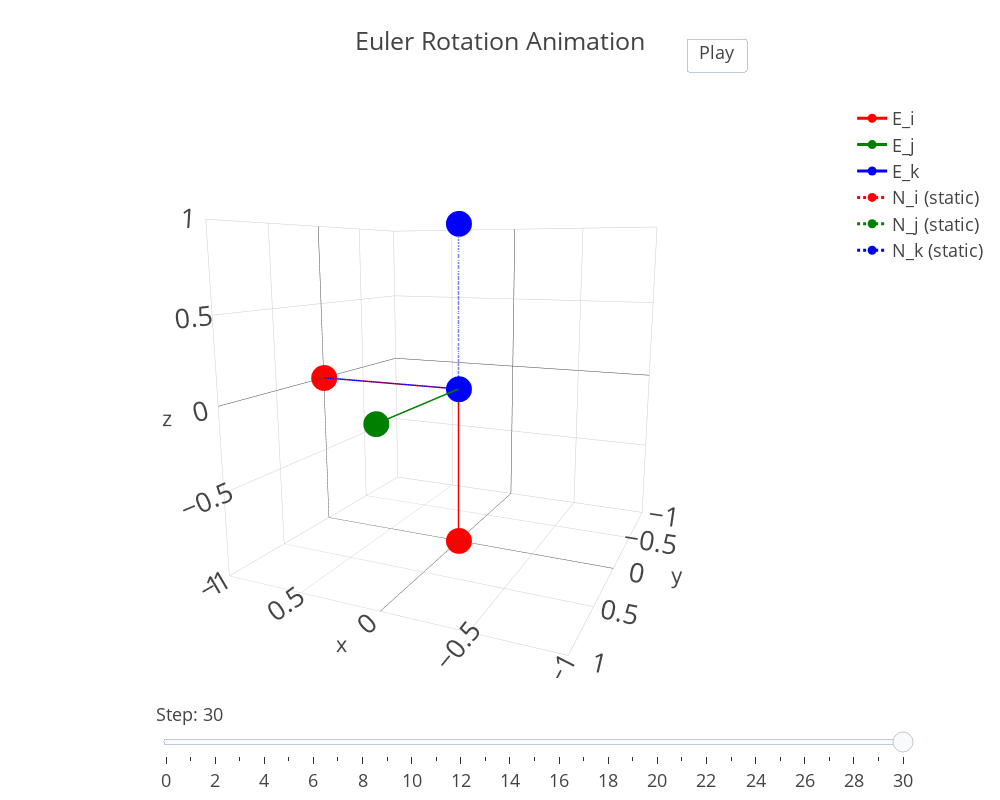

The code cell stored with this chart in its notebook:
### Code cell
fig = euler_rotation_animation('321', 45, 90, 45)
iplot(fig)

### Figure 1 — Plotly figure (JSON) as saved in the notebook; plotly's stock layout.template omitted (floating-point values rounded to 4 significant figures)
{"data": [{"marker": {"color": "red"}, "mode": "lines+markers", "name": "E_i", "type": "scatter3d", "x": [0, 4.33e-17], "y": [0, 4.33e-17], "z": [0, -1]}, {"marker": {"color": "green"}, "mode": "lines+markers", "name": "E_j", "type": "scatter3d", "x": [0, -4.266e-17], "y": [0, 1.0], "z": [0, 4.33e-17]}, {"marker": {"color": "blue"}, "mode": "lines+markers", "name": "E_k", "type": "scatter3d", "x": [0, 1.0], "y": [0, -4.266e-17], "z": [0, 4.33e-17]}, {"line": {"color": "red", "dash": "dot"}, "marker": {"color": "red"}, "mode": "lines+markers", "name": "N_i (static)", "type": "scatter3d", "x": [0, 1], "y": [0, 0], "z": [0, 0]}, {"line": {"color": "green", "dash": "dot"}, "marker": {"color": "green"}, "mode": "lines+markers", "name": "N_j (static)", "type": "scatter3d", "x": [0, 0], "y": [0, 1], "z": [0, 0]}, {"line": {"color": "blue", "dash": "dot"}, "marker": {"color": "blue"}, "mode": "lines+markers", "name": "N_k (static)", "type": "scatter3d", "x": [0, 0], "y": [0, 0], "z": [0, 1]}], "layout": {"height": 800, "scene": {"aspectmode": "cube", "aspectratio": {"x": 1, "y": 1, "z": 1}, "camera": {"center": {"x": 0, "y": 0, "z": 0}, "eye": {"x": -0.8651, "y": 1.943, "z": 0.4069}, "projection": {"type": "perspective"}, "up": {"x": 0, "y": 0, "z": 1}}, "xaxis": {"autorange": false, "range": [-1, 1], "type": "linear"}, "yaxis": {"autorange": false, "range": [-1, 1], "type": "linear"}, "zaxis": {"autorange": false, "range": [-1, 1], "type": "linear"}}, "sliders": [{"active": 30, "currentvalue": {"prefix": "Step: ", "visible": true}, "steps": [{"args": [["0"], {"frame": {"duration": 100, "redraw": true}, "fromcurrent": true, "mode": "immediate"}], "label": "0", "method": "animate"}, {"args": [["1"], {"frame": {"duration": 100, "redraw": true}, "fromcurrent": true, "mode": "immediate"}], "label": "1", "method": "animate"}, {"args": [["2"], {"frame": {"duration": 100, "redraw": true}, "fromcurrent": true, "mode": "immediate"}], "label": "2", "method": "animate"}, {"args": [["3"], {"frame": {"duration": 100, "redraw": true}, "fromcurrent": true, "mode": "immediate"}], "label": "3", "method": "animate"}, {"args": [["4"], {"frame": {"duration": 100, "redraw": true}, "fromcurrent": true, "mode": "immediate"}], "label": "4", "method": "animate"}, {"args": [["5"], {"frame": {"duration": 100, "redraw": true}, "fromcurrent": true, "mode": "immediate"}], "label": "5", "method": "animate"}, {"args": [["6"], {"frame": {"duration": 100, "redraw": true}, "fromcurrent": true, "mode": "immediate"}], "label": "6", "method": "animate"}, {"args": [["7"], {"frame": {"duration": 100, "redraw": true}, "fromcurrent": true, "mode": "immediate"}], "label": "7", "method": "animate"}, {"args": [["8"], {"frame": {"duration": 100, "redraw": true}, "fromcurrent": true, "mode": "immediate"}], "label": "8", "method": "animate"}, {"args": [["9"], {"frame": {"duration": 100, "redraw": true}, "fromcurrent": true, "mode": "immediate"}], "label": "9", "method": "animate"}, {"args": [["10"], {"frame": {"duration": 100, "redraw": true}, "fromcurrent": true, "mode": "immediate"}], "label": "10", "method": "animate"}, {"args": [["11"], {"frame": {"duration": 100, "redraw": true}, "fromcurrent": true, "mode": "immediate"}], "label": "11", "method": "animate"}, {"args": [["12"], {"frame": {"duration": 100, "redraw": true}, "fromcurrent": true, "mode": "immediate"}], "label": "12", "method": "animate"}, {"args": [["13"], {"frame": {"duration": 100, "redraw": true}, "fromcurrent": true, "mode": "immediate"}], "label": "13", "method": "animate"}, {"args": [["14"], {"frame": {"duration": 100, "redraw": true}, "fromcurrent": true, "mode": "immediate"}], "label": "14", "method": "animate"}, {"args": [["15"], {"frame": {"duration": 100, "redraw": true}, "fromcurrent": true, "mode": "immediate"}], "label": "15", "method": "animate"}, {"args": [["16"], {"frame": {"duration": 100, "redraw": true}, "fromcurrent": true, "mode": "immediate"}], "label": "16", "method": "animate"}, {"args": [["17"], {"frame": {"duration": 100, "redraw": true}, "fromcurrent": true, "mode": "immediate"}], "label": "17", "method": "animate"}, {"args": [["18"], {"frame": {"duration": 100, "redraw": true}, "fromcurrent": true, "mode": "immediate"}], "label": "18", "method": "animate"}, {"args": [["19"], {"frame": {"duration": 100, "redraw": true}, "fromcurrent": true, "mode": "immediate"}], "label": "19", "method": "animate"}, {"args": [["20"], {"frame": {"duration": 100, "redraw": true}, "fromcurrent": true, "mode": "immediate"}], "label": "20", "method": "animate"}, {"args": [["21"], {"frame": {"duration": 100, "redraw": true}, "fromcurrent": true, "mode": "immediate"}], "label": "21", "method": "animate"}, {"args": [["22"], {"frame": {"duration": 100, "redraw": true}, "fromcurrent": true, "mode": "immediate"}], "label": "22", "method": "animate"}, {"args": [["23"], {"frame": {"duration": 100, "redraw": true}, "fromcurrent": true, "mode": "immediate"}], "label": "23", "method": "animate"}, {"args": [["24"], {"frame": {"duration": 100, "redraw": true}, "fromcurrent": true, "mode": "immediate"}], "label": "24", "method": "animate"}, {"args": [["25"], {"frame": {"duration": 100, "redraw": true}, "fromcurrent": true, "mode": "immediate"}], "label": "25", "method": "animate"}, {"args": [["26"], {"frame": {"duration": 100, "redraw": true}, "fromcurrent": true, "mode": "immediate"}], "label": "26", "method": "animate"}, {"args": [["27"], {"frame": {"duration": 100, "redraw": true}, "fromcurrent": true, "mode": "immediate"}], "label": "27", "method": "animate"}, {"args": [["28"], {"frame": {"duration": 100, "redraw": true}, "fromcurrent": true, "mode": "immediate"}], "label": "28", "method": "animate"}, {"args": [["29"], {"frame": {"duration": 100, "redraw": true}, "fromcurrent": true, "mode": "immediate"}], "label": "29", "method": "animate"}, {"args": [["30"], {"frame": {"duration": 100, "redraw": true}, "fromcurrent": true, "mode": "immediate"}], "label": "30", "method": "animate"}], "x": 0.1, "y": 0}], "title": {"text": "Euler Rotation Animation"}, "updatemenus": [{"active": 0, "buttons": [{"args": [null, {"frame": {"duration": 100, "redraw": true}, "fromcurrent": true, "mode": "immediate"}], "label": "Play", "method": "animate"}], "showactive": false, "type": "buttons", "x": 0.8, "xanchor": "left", "y": 1.05, "yanchor": "bottom"}], "width": 1000}}
